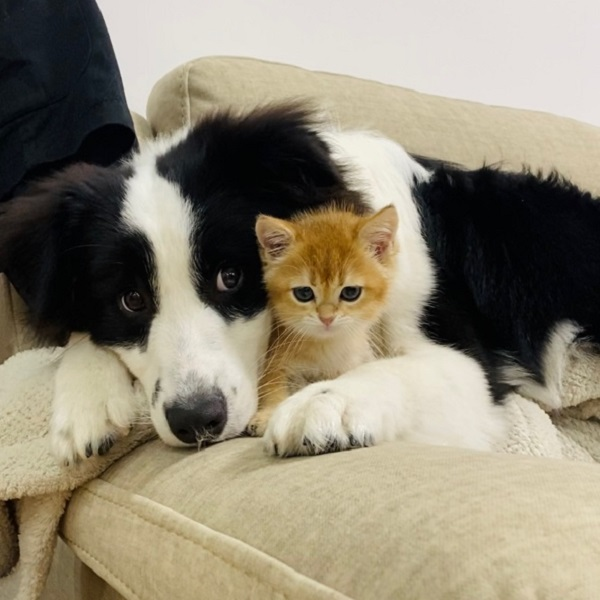
#> input picture 02.jpg, 600 x 600 px
$ python Sketch.py
#> lines starting #> are read from the running program, lines starting #| are printed output that depends on the picture
'''
Author: your name
Date: 2021-07-02 17:20:23
LastEditTime: 2021-07-08 16:28:05
LastEditors: Please set LastEditors
Description: In User Settings Edit
FilePath: /genetic-drawing/2.py
'''
#coding:utf-8
import cv2
import math
import numpy as np


def dodgeNaive(image, mask):
    # determine the shape of the input image
    width, height = image.shape[:2]

    # prepare output argument with same size as image
    blend = np.zeros((width, height), np.uint8)

    for col in range(width):
        for row in range(height):
            # do for every pixel
            if mask[col, row] == 255:
                # avoid division by zero
                blend[col, row] = 255
            else:
                # shift image pixel value by 8 bits
                # divide by the inverse of the mask
                tmp = (image[col, row] << 8) / (255 - mask)
                # print('tmp={}'.format(tmp.shape))
                # make sure resulting value stays within bounds
                if tmp.any() > 255:
                    tmp = 255
                    blend[col, row] = tmp

    return blend


def dodgeV2(image, mask):
    return cv2.divide(image, 255 - mask, scale=256)


def burnV2(image, mask):
    return 255 - cv2.divide(255 - image, 255 - mask, scale=256)


def rgb_to_sketch(src_image_name, dst_image_name):
#> called with src_image_name = '02.jpg', dst_image_name = 'sketch_02.jpg'
    img_rgb = cv2.imread(src_image_name)
#> img_rgb is the input picture: shape (600, 600, 3); mean B, G, R 116.9, 135.5, 143.5
    img_gray = cv2.cvtColor(img_rgb, cv2.COLOR_BGR2GRAY)
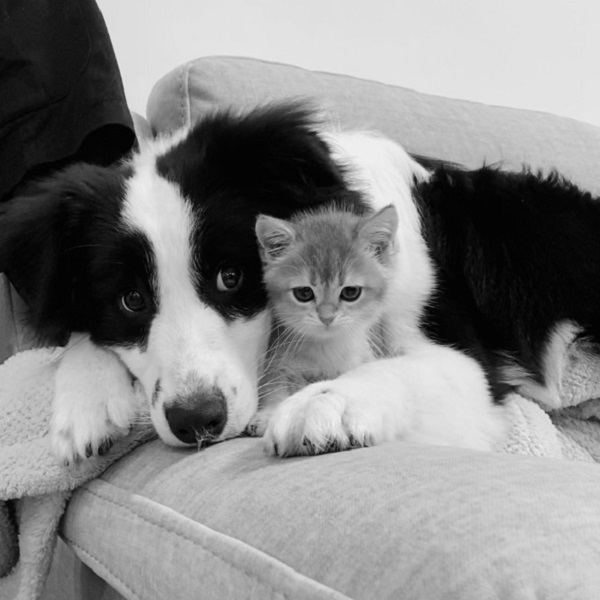
#> img_gray: shape (600, 600); min 0, max 243, mean 135.8
    # 读取图片时直接转换操作
    # img_gray = cv2.imread('example.jpg', cv2.IMREAD_GRAYSCALE)

    img_gray_inv = 255 - img_gray
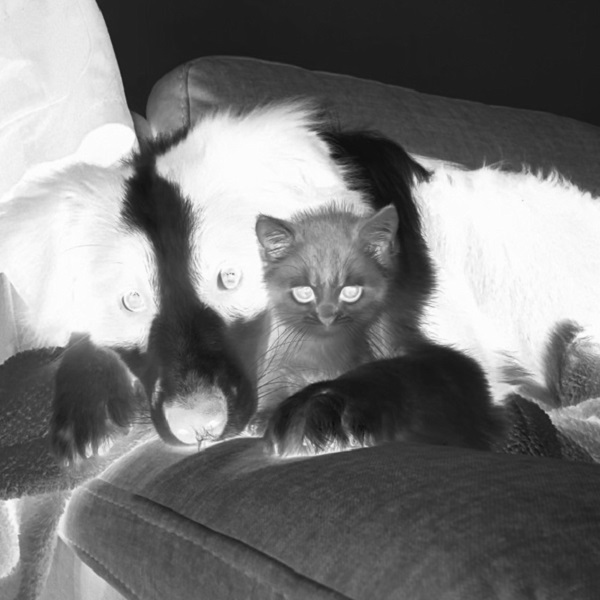
#> img_gray_inv: shape (600, 600); min 12, max 255, mean 119.2
    img_blur = cv2.GaussianBlur(img_gray_inv, ksize=(21, 21),
                                sigmaX=0, sigmaY=0)
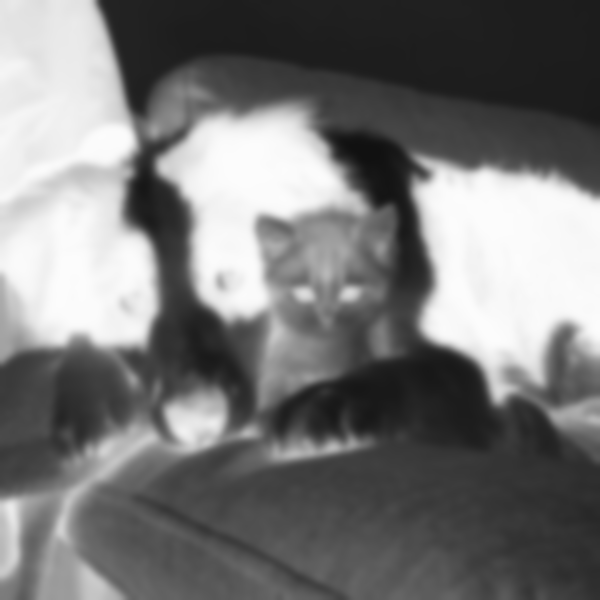
#> img_blur: shape (600, 600); min 17, max 252, mean 119.2
    img_blend = dodgeV2(img_gray, img_blur)
#> in dodgeV2, `return cv2.divide(image, 255 - mask, scale=256)`:
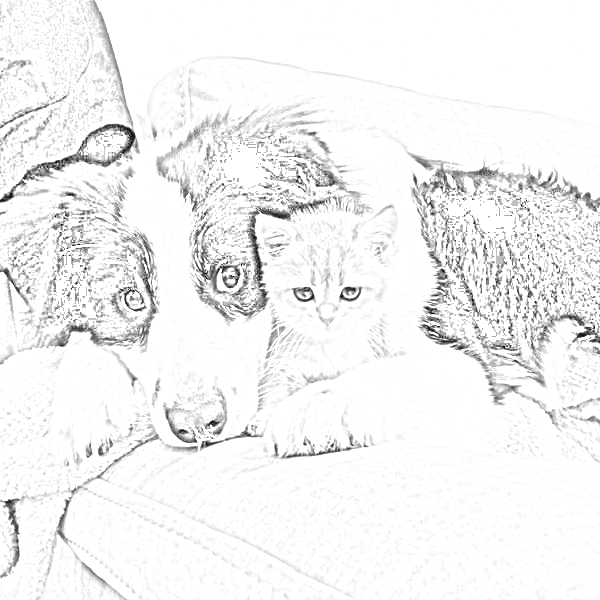
#> returned value: shape (600, 600); min 0, max 255, mean 242.2

    cv2.imshow('original', img_rgb)
    cv2.imshow('gray', img_gray)
    cv2.imshow('gray_inv', img_gray_inv)
    cv2.imshow('gray_blur', img_blur)
    cv2.imshow("pencil sketch", img_blend)
    cv2.waitKey(0)
    cv2.destroyAllWindows()
    cv2.imwrite(dst_image_name, img_blend)


if __name__ == '__main__':
    src_image_name = '02.jpg'
    dst_image_name = 'sketch_02.jpg'
    rgb_to_sketch(src_image_name, dst_image_name)
